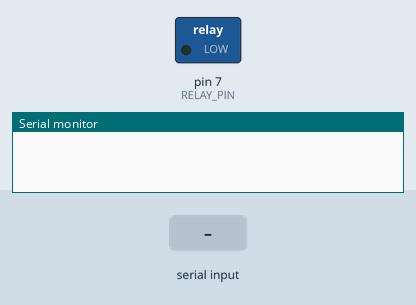
Recording of a sketch running on a simulated Arduino Uno, built with avr-gcc and run on an emulated ATmega328P. Parts: switched loads named in the sketch (green lamp = pin HIGH), the last lines printed to the serial monitor. Inputs (shaded band) come from the test bench.

Above: at 1.2 s.
1.3 s: "4" received over Serial
At 2.4 s:
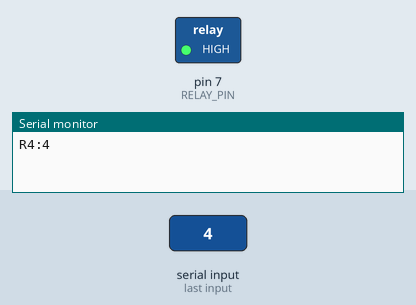
2.8 s: "5" received over Serial
At 3.6 s:
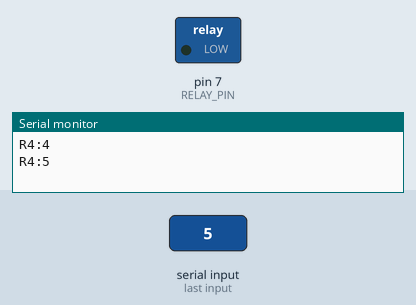
Timing chart, 0 to 5.8 s (numbered marks = the images above; inputs shaded):
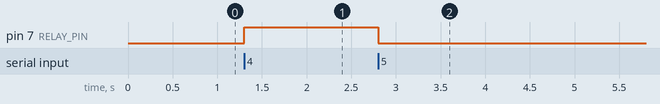

The sketch:

l3-zigbee-router.ino
```cpp
const int RELAY_PIN = 7;
void setup() {
  Serial.begin(9600);
  pinMode(RELAY_PIN, OUTPUT);
}

void loop() {
  if (Serial.available() > 0)
  {
    char a=Serial.read();
    if(a == '4')
    {
     digitalWrite(RELAY_PIN, HIGH);
     Serial.println((String)"R4:"+a);
     delay(200);
    }
    else if(a=='5') {
     digitalWrite(RELAY_PIN, LOW);

     Serial.println((String)"R4:"+a);
     delay(200);
  }
 }
}
```

Measured:
- after the input at 1.3 s, pin 7 (RELAY_PIN): LOW → HIGH at once
- after the input at 2.8 s, pin 7 (RELAY_PIN): HIGH → LOW at once
